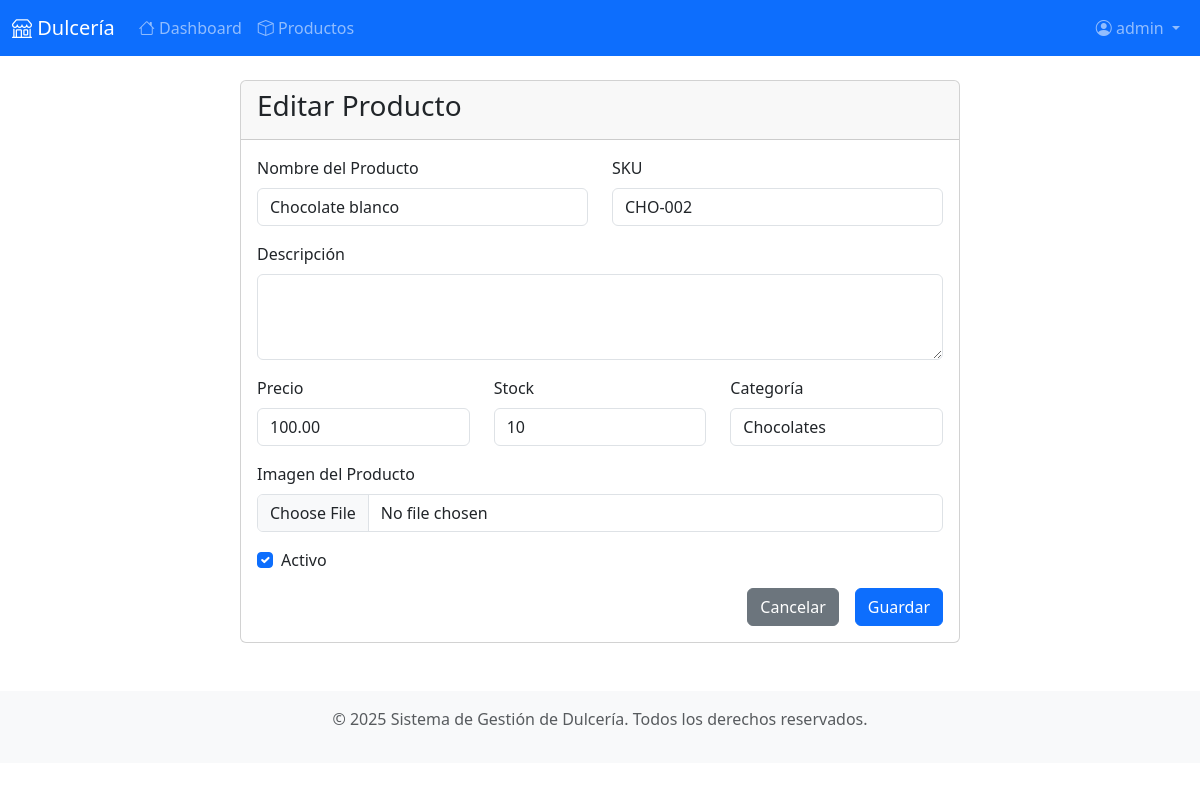
The page /products/edit/4/ (signed in) on the database its author committed.
### production/models.py (models this page shows, shortened)
class Product(models.Model):
    name = models.CharField(max_length=200, verbose_name='Nombre')
    sku = models.CharField(max_length=50, unique=True, verbose_name='SKU')
    description = models.TextField(blank=True, verbose_name='Descripción')
    price = models.DecimalField(max_digits=10, decimal_places=2, verbose_name='Precio')
    stock = models.PositiveIntegerField(default=0, verbose_name='Stock')
    is_active = models.BooleanField(default=True, verbose_name='Activo')
    imagen = models.ImageField(upload_to='productos/', null=True, blank=True, verbose_name='Imagen')
    created_at = models.DateTimeField(auto_now_add=True, verbose_name='Fecha de creación')
    updated_at = models.DateTimeField(auto_now=True, verbose_name='Fecha de actualización')
    category = models.ForeignKey(Category, on_delete=models.PROTECT, verbose_name='Categoría')
    class Meta:
        verbose_name = 'Producto'
        verbose_name_plural = 'Productos'
        ordering = ['name']

### production/views.py (the view)
# urls.py: path("products/edit/<int:pk>/", views.product_edit, name="product_edit"),
@login_required
def product_edit(request, pk):
    product = get_object_or_404(Product, pk=pk)
    if request.method == 'POST':
        form = ProductForm(request.POST, request.FILES, instance=product)  # Incluir request.FILES
        if form.is_valid():
            form.save()
            messages.success(request, 'Producto actualizado exitosamente.')
            return redirect('products_list')
    else:
        form = ProductForm(instance=product)
    context = {
        'form': form,
        'title': 'Editar Producto',
        'product': product
    }
    return render(request, "production/product_form.html", context)

### production/forms.py
class ProductForm(forms.ModelForm):
    class Meta:
        model = Product
        fields = ['name', 'sku', 'description', 'price', 'stock', 'is_active', 'imagen', 'category']
        widgets = {
            'name': forms.TextInput(attrs={'class': 'form-control'}),
            'sku': forms.TextInput(attrs={'class': 'form-control'}),
            'description': forms.Textarea(attrs={'class': 'form-control', 'rows': 3}),
            'price': forms.NumberInput(attrs={'class': 'form-control', 'step': '0.01'}),
            'stock': forms.NumberInput(attrs={'class': 'form-control'}),
            'is_active': forms.CheckboxInput(attrs={'class': 'form-check-input'}),
            'imagen': forms.FileInput(attrs={'class': 'form-control'}),
            'category': forms.Select(attrs={'class': 'form-control'}),
        }
        labels = {
            'name': 'Nombre del Producto',
            'sku': 'SKU',
            'description': 'Descripción',
            'price': 'Precio',
            'stock': 'Stock',
            'is_active': 'Activo',
            'imagen': 'Imagen del Producto',
            'category': 'Categoría',
        }

### production/models.py (called while the page is built)
    def __str__(self):
        return self.name

### templates/production/product_form.html (shortened to what this page needs)
{% extends "base.html" %}
{% load static %}
{% block content %}
<div class="container mt-4">
    <div class="row">
        <div class="col-md-8 mx-auto">
            <div class="card">
                <div class="card-header">
                    <h3 class="card-title">{{ title }}</h3>
                </div>
                <div class="card-body">
                    <form method="post" enctype="multipart/form-data">
                        <div class="row">
                            <div class="col-md-6">
                                <div class="mb-3">
                                    <label for="{{ form.name.id_for_label }}" class="form-label">{{ form.name.label }}</label>
                                    {{ form.name }}
                                </div>
                            </div>
                            <div class="col-md-6">
                                <div class="mb-3">
                                    <label for="{{ form.sku.id_for_label }}" class="form-label">{{ form.sku.label }}</label>
                                    {{ form.sku }}
                                </div>
                            </div>
                        </div>
                        <div class="mb-3">
                            <label for="{{ form.description.id_for_label }}" class="form-label">{{ form.description.label }}</label>
                            {{ form.description }}
                        </div>
                        <div class="row">
                            <div class="col-md-4">
                                <div class="mb-3">
                                    <label for="{{ form.price.id_for_label }}" class="form-label">{{ form.price.label }}</label>
                                    {{ form.price }}
                                </div>
                            </div>
                            <div class="col-md-4">
                                <div class="mb-3">
                                    <label for="{{ form.stock.id_for_label }}" class="form-label">{{ form.stock.label }}</label>
                                    {{ form.stock }}
                                </div>
                            </div>
                            <div class="col-md-4">
                                <div class="mb-3">
                                    <label for="{{ form.category.id_for_label }}" class="form-label">{{ form.category.label }}</label>
                                    {{ form.category }}
                                </div>
                            </div>
                        </div>
                        <div class="mb-3">
                            <label for="{{ form.imagen.id_for_label }}" class="form-label">{{ form.imagen.label }}</label>
                            {{ form.imagen }}
                        </div>
                        <div class="mb-3">
                            <div class="form-check">
                                {{ form.is_active }}
                                <label class="form-check-label" for="{{ form.is_active.id_for_label }}">
                                    {{ form.is_active.label }}
                                </label>
                            </div>
                        </div>
                        <div class="d-grid gap-2 d-md-flex justify-content-md-end">
                            <a href="{% url 'products_list' %}" class="btn btn-secondary me-md-2">Cancelar</a>
                            <button type="submit" class="btn btn-primary">Guardar</button>
                        </div>
                    </form>
                </div>
            </div>
        </div>
    </div>
</div>
{% endblock %}

### templates/base.html (shortened to what this page needs)
<!DOCTYPE html>
<html lang="es">
<head>
    <link href="https://cdn.jsdelivr.net/npm/bootstrap@5.3.3/dist/css/bootstrap.min.css" rel="stylesheet" />
    <link href="https://cdn.jsdelivr.net/npm/bootstrap-icons@1.11.0/font/bootstrap-icons.css" rel="stylesheet" />
</head>
<body>
    <nav class="navbar navbar-expand-lg navbar-dark bg-primary">
        <div class="container-fluid">
            <a class="navbar-brand" href="{% url 'dashboard' %}">
                <i class="bi bi-shop"></i> Dulcería
            </a>
            <div class="collapse navbar-collapse" id="navbarNav">
                <ul class="navbar-nav me-auto">
                    {% if user.is_authenticated %}
                        <li class="nav-item">
                            <a class="nav-link" href="{% url 'dashboard' %}">
                                <i class="bi bi-house"></i> Dashboard
                            </a>
                        </li>
                        <li class="nav-item">
                            <a class="nav-link" href="{% url 'products_list' %}">
                                <i class="bi bi-box"></i> Productos
                            </a>
                        </li>
                    {% endif %}
                </ul>
                <ul class="navbar-nav">
                    {% if user.is_authenticated %}
                        <li class="nav-item dropdown">
                            <a class="nav-link dropdown-toggle" href="#" role="button" data-bs-toggle="dropdown">
                                <i class="bi bi-person-circle"></i> {{ user.username }}
                            </a>
                        </li>
                    {% else %}
                        <li class="nav-item">
                            <a class="nav-link" href="{% url 'login' %}">
                                <i class="bi bi-box-arrow-in-right"></i> Entrar
                            </a>
                        </li>
                    {% endif %}
                </ul>
            </div>
        </div>
    </nav>
    <main class="container my-4">
        {% block content %}
        {% endblock %}
    </main>
    <footer class="bg-light text-center text-muted py-3 mt-5">
        <div class="container">
            <p>&copy; 2025 Sistema de Gestión de Dulcería. Todos los derechos reservados.</p>
        </div>
    </footer>
</body>
</html>

### rows shown on the page
Product: name "Chocolate blanco", sku "CHO-002", price "100.00", stock "10", category "Chocolates", is_active "☑"

### other values the page prints
{{ user.username }} "admin"
{{ title }} "Editar Producto"
